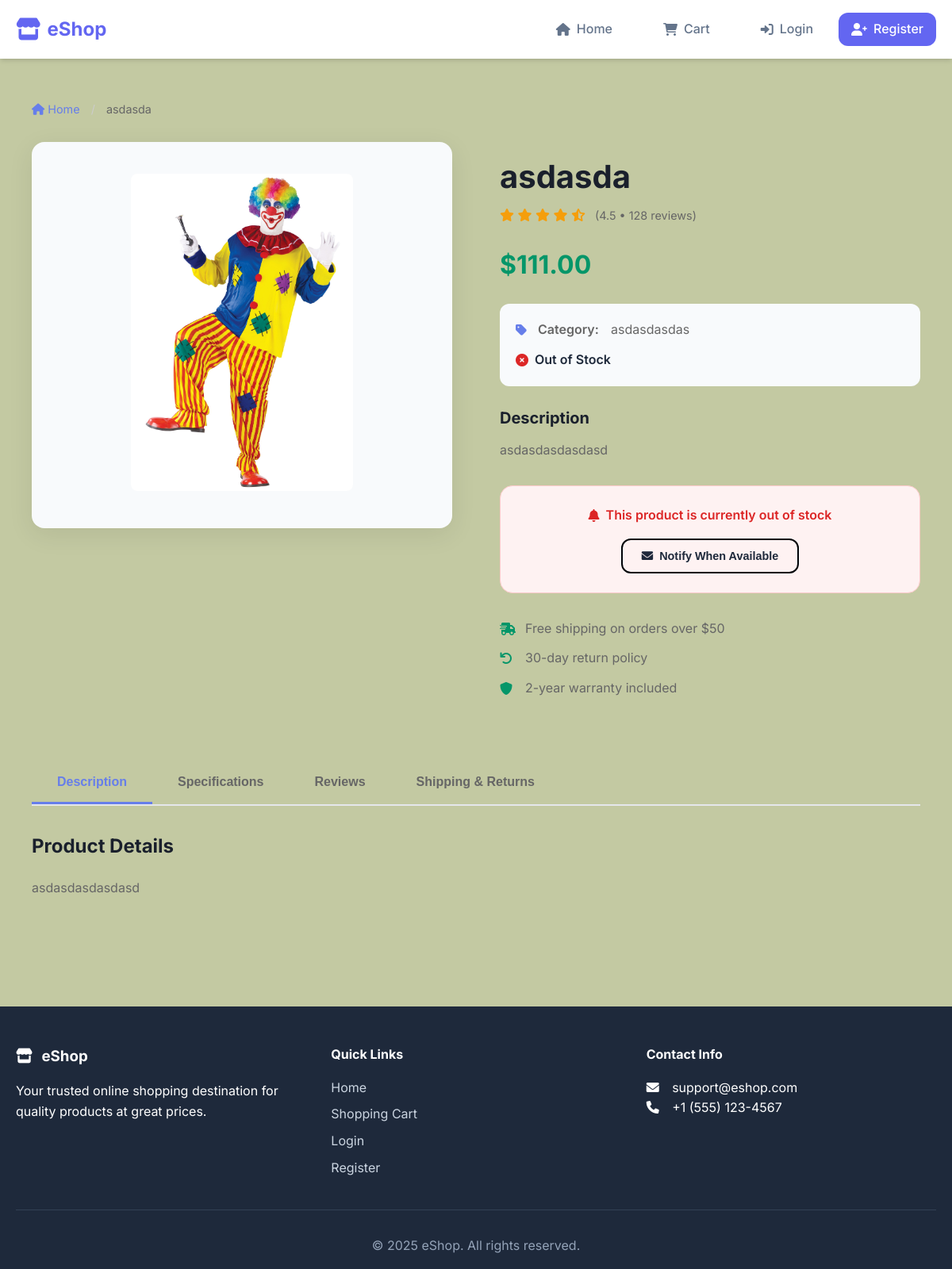
The page /product/14 on the database its author committed.
### tables this page shows
CREATE TABLE products(
            product_id INTEGER PRIMARY KEY AUTOINCREMENT,
            name VARCHAR(100) NOT NULL,
            description TEXT,
            price DECIMAL(10,2) NOT NULL,
            stock_quantity INTEGER NOT NULL DEFAULT 0,
            category VARCHAR(50),
            image_url VARCHAR(255),
            created_at TIMESTAMP DEFAULT CURRENT_TIMESTAMP
        );

### app.py (the view)
@app.route("/product/<int:product_id>")
def product_detail(product_id):
    try:
        with get_cursor() as cur:
            cur.execute("SELECT * FROM products WHERE product_id = ?", (product_id,))
            product = cur.fetchone()
        if not product:
            flash('Product not found', 'danger')
            return redirect(url_for('home'))
        return render_template('product.html', product=product)
    except Exception as e:
        flash(f"Error loading product: {str(e)}", 'danger')
        return redirect(url_for('home'))

### app.py (called while the page is built)
@app.context_processor
def utility_processor():
    def get_image_url(image_url):
        if not image_url:
            return url_for('static', filename='images/placeholder.png')
        if image_url.startswith('uploads/'):
            return url_for('static', filename=image_url)
        return image_url
    return dict(get_image_url=get_image_url)

def get_db():
    db = getattr(g, '_database', None)
    if db is None:
        db = g._database = sqlite3.connect(DATABASE)
        db.row_factory = sqlite3.Row
    return db

@app.teardown_appcontext
def close_connection(exception):
    db = getattr(g, '_database', None)
    if db is not None:
        db.close()

@contextmanager
def get_cursor():
    db = get_db()
    cursor = db.cursor()
    try:
        yield cursor
        db.commit()
    except Exception as e:
        db.rollback()
        raise e
    finally:
        cursor.close()

### templates/product.html (shortened to what this page needs)
{% extends "base.html" %}
{% block content %}
<div class="product-page">
    <div class="product-breadcrumb">
        <a href="{{ url_for('home') }}" class="breadcrumb-link">
            <i class="fas fa-home"></i> Home
        </a>
        <span class="breadcrumb-separator">/</span>
        <span class="breadcrumb-current">{{ product.name }}</span>
    </div>
    <div class="product-layout">
        <div class="product-gallery">
            <div class="main-image-container">
                <img src="{{ get_image_url(product.image_url) }}"
                     alt="{{ product.name }}"
                     class="main-product-image"
                     id="mainProductImage">
            </div>
        </div>
        <div class="product-details">
            <div class="product-header">
                <h1 class="product-title">{{ product.name }}</h1>
                <div class="product-rating">
                    <div class="stars">
                        <i class="fas fa-star"></i>
                        <i class="fas fa-star"></i>
                        <i class="fas fa-star"></i>
                        <i class="fas fa-star"></i>
                        <i class="fas fa-star-half-alt"></i>
                    </div>
                    <span class="rating-text">(4.5 • 128 reviews)</span>
                </div>
            </div>
            <div class="product-pricing">
                <div class="current-price">${{ "%.2f"|format(product.price) }}</div>
            </div>
            <div class="product-meta">
                <div class="meta-item">
                    <i class="fas fa-tag"></i>
                    <span class="meta-label">Category:</span>
                    <span class="meta-value">{{ product.category or 'General' }}</span>
                </div>
                {% if product.stock_quantity > 0 %}
                    <div class="stock-available">
                        <i class="fas fa-check-circle"></i>
                        <span class="stock-text">In Stock</span>
                        <span class="stock-quantity">({{ product.stock_quantity }} available)</span>
                    </div>
                {% else %}
                    <div class="stock-unavailable">
                        <i class="fas fa-times-circle"></i>
                        <span class="stock-text">Out of Stock</span>
                    </div>
                {% endif %}
            </div>
            <div class="product-description">
                <h3>Description</h3>
                <p>{{ product.description or 'No description available for this product.' }}</p>
            </div>
            {% if product.stock_quantity > 0 %}
            <div class="purchase-section">
                <form action="{{ url_for('add_to_cart') }}" method="post" class="add-to-cart-form">
                    <input type="hidden" name="product_id" value="{{ product.product_id }}">
                    <div class="quantity-selector">
                        <label for="quantity">Quantity:</label>
                        <div class="quantity-controls">
                            <button type="button" class="quantity-btn" onclick="decreaseQuantity()">
                                <i class="fas fa-minus"></i>
                            </button>
                            <input type="number" id="quantity" name="quantity"
                                   value="1" min="1" max="{{ product.stock_quantity }}"
                                   class="quantity-input">
                            <button type="button" class="quantity-btn" onclick="increaseQuantity()">
                                <i class="fas fa-plus"></i>
                            </button>
                        </div>
                    </div>
                    <div class="action-buttons">
                        <button type="submit" class="btn btn-primary btn-add-to-cart">
                            <i class="fas fa-shopping-cart"></i>
                            Add to Cart
                        </button>
                        <button type="button" class="btn btn-secondary btn-wishlist">
                            <i class="fas fa-heart"></i>
                            Wishlist
                        </button>
                    </div>
                </form>
            </div>
            {% else %}
            <div class="out-of-stock-section">
                <div class="out-of-stock-message">
                    <i class="fas fa-bell"></i>
                    <span>This product is currently out of stock</span>
                </div>
                <button class="btn btn-outline notify-btn">
                    <i class="fas fa-envelope"></i>
                    Notify When Available
                </button>
            </div>
            {% endif %}
            <div class="product-features">
                <div class="feature">
                    <i class="fas fa-shipping-fast"></i>
                    <span>Free shipping on orders over $50</span>
                </div>
                <div class="feature">
                    <i class="fas fa-undo"></i>
                    <span>30-day return policy</span>
                </div>
                <div class="feature">
                    <i class="fas fa-shield-alt"></i>
                    <span>2-year warranty included</span>
                </div>
            </div>
        </div>
    </div>
    <div class="product-tabs">
        <div class="tabs-header">
            <button class="tab-btn active" data-tab="description">Description</button>
            <button class="tab-btn" data-tab="specifications">Specifications</button>
            <button class="tab-btn" data-tab="reviews">Reviews</button>
            <button class="tab-btn" data-tab="shipping">Shipping & Returns</button>
        </div>
        <div class="tabs-content">
            <div class="tab-pane active" id="description">
                <h3>Product Details</h3>
                <p>{{ product.description or 'Detailed product description coming soon.' }}</p>
            </div>
        </div>
    </div>
</div>
{% endblock %}

### static/css/style.css (style rules this page uses)
:root { --primary-color: #6366f1; --primary-dark: #4f46e5; --secondary-color: #679e0f; --accent-color: #10b981; --text-dark: #1e293b; --text-light: #64748b; --border-color: #000408; --shadow: 0 4px 6px -1px rgba(0, 0, 0, 0.1), 0 2px 4px -1px rgba(0, 0, 0, 0.06); --shadow-lg: 0 10px 15px -3px rgba(0, 0, 0, 0.1), 0 4px 6px -2px rgba(0, 0, 0, 0.05); --radius: 12px; --transition: all 0.3s ease; }
* { margin: 0; padding: 0; box-sizing: border-box; }
body { font-family: 'Inter', -apple-system, BlinkMacSystemFont, sans-serif; line-height: 1.6; color: var(--text-dark); background-color: #c3c9a2; }
.btn { display: inline-flex; align-items: center; justify-content: center; padding: 0.75rem 1.5rem; border: none; border-radius: var(--radius); font-weight: 600; text-decoration: none; cursor: pointer; transition: var(--transition); font-size: 0.9rem; gap: 0.5rem; }
.btn i { font-size: 0.9rem; }
.btn-outline { background: transparent; border: 2px solid var(--border-color); color: var(--text-dark); }
.nav-link, .btn, .product-card { transition: var(--transition); }

### templates/product.html (style rules this page uses)
.product-page { max-width: 1200px; margin: 0 auto; padding: 20px; }
.product-breadcrumb { margin-bottom: 30px; font-size: 0.9rem; color: #666; }
.breadcrumb-link { color: #667eea; text-decoration: none; }
.breadcrumb-separator { margin: 0 10px; color: #ccc; }
.product-layout { display: grid; grid-template-columns: 1fr 1fr; gap: 60px; margin-bottom: 60px; }
.product-gallery { position: sticky; top: 20px; }
.main-image-container { background: #f8fafc; border-radius: 16px; padding: 40px; text-align: center; box-shadow: 0 8px 32px rgba(0,0,0,0.08); }
.main-product-image { max-width: 100%; height: 400px; object-fit: contain; border-radius: 8px; }
.product-details { padding: 20px 0; }
.product-header { margin-bottom: 24px; }
.product-title { font-size: 2.5rem; font-weight: 700; color: #1a202c; margin: 0 0 12px 0; line-height: 1.2; }
.product-rating { display: flex; align-items: center; gap: 12px; }
.stars { color: #f59e0b; }
.rating-text { color: #666; font-size: 0.9rem; }
.product-pricing { margin-bottom: 24px; }
.current-price { font-size: 2rem; font-weight: 700; color: #059669; margin-bottom: 8px; }
.product-meta { display: flex; flex-direction: column; gap: 12px; margin-bottom: 24px; padding: 20px; background: #f8fafc; border-radius: 12px; }
.meta-item { display: flex; align-items: center; gap: 12px; color: #666; }
.meta-item i { color: #667eea; width: 16px; }
.meta-label { font-weight: 600; min-width: 80px; }
.stock-available, .stock-unavailable { display: flex; align-items: center; gap: 8px; font-weight: 600; }
.stock-unavailable i { color: #dc2626; }
.product-description { margin-bottom: 32px; }
.product-description h3 { margin: 0 0 12px 0; color: #1a202c; font-size: 1.25rem; }
.product-description p { color: #666; line-height: 1.6; margin: 0; }
.out-of-stock-section { margin-bottom: 32px; padding: 24px; background: #fef2f2; border: 1px solid #fecaca; border-radius: 16px; text-align: center; }
.out-of-stock-message { display: flex; align-items: center; justify-content: center; gap: 8px; margin-bottom: 16px; color: #dc2626; font-weight: 600; }
.notify-btn { padding: 12px 24px; }
.product-features { display: flex; flex-direction: column; gap: 12px; }
.feature { display: flex; align-items: center; gap: 12px; color: #666; }
.feature i { color: #059669; width: 20px; }
.product-tabs { margin-top: 60px; }
.tabs-header { display: flex; border-bottom: 2px solid #e5e7eb; margin-bottom: 32px; }
.tab-btn { padding: 16px 32px; background: none; border: none; border-bottom: 3px solid transparent; font-size: 1rem; font-weight: 600; color: #666; cursor: pointer; transition: all 0.3s ease; }
.tab-btn.active { color: #667eea; border-bottom-color: #667eea; }
.tab-pane { display: none; }
.tab-pane.active { display: block; }
.tab-pane h3 { margin: 0 0 20px 0; color: #1a202c; font-size: 1.5rem; }
.tab-pane p { color: #666; line-height: 1.7; margin-bottom: 20px; }

### rows shown on the page
products: name "asdasda", image_url (picture), price "111.00", category "asdasdasdas", description "asdasdasdasdasd"
